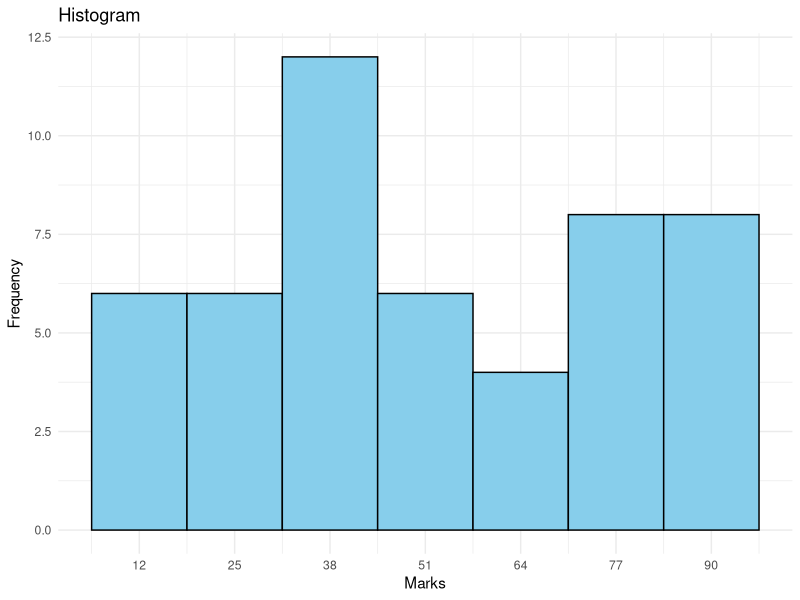
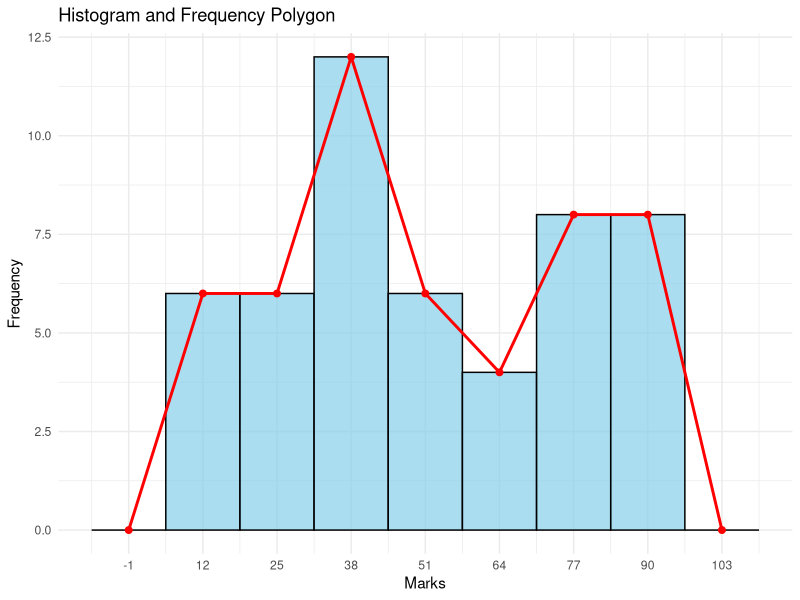
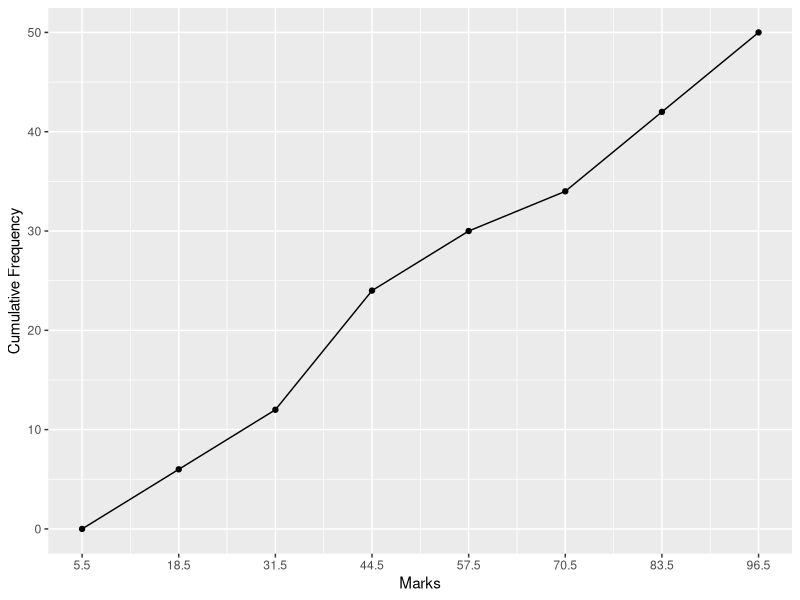

Write the R code that produced these figures, in order.
## ---- chunk 1
library(knitr)
library(kableExtra)
set.seed(1)
marks <- round(runif(50, 0, 100),0)
matrix_data <- matrix(marks, ncol = 10, byrow = TRUE)
kable(matrix_data) |>
  kable_styling()

## ---- chunk 2
smarks <- sort(round(runif(50, 0, 100),0))
smatrix_data <- matrix(smarks, ncol = 10, byrow = TRUE)
kable(smatrix_data) |>
  kable_styling()
## ---- chunk 3
kable(smatrix_data) |>
  kable_styling()
## ---- chunk 4
df = data.frame(CL = c("6-18", "19-31", "32-44", "45-57", "58-70", "71-83", "84-96"))
df |> kable()
## ---- chunk 5
df = data.frame(CL = c("6-18", "19-31", "32-44", "45-57", "58-70", "71-83", "84-96"),Tally = c("", "", "", "","", "", ""), Frequency= c(6, 6, 12, 6, 4, 8, 8))
df |> kable()
## ---- chunk 6
df = data.frame(CL = c("6-18", "19-31", "32-44", "45-57", "58-70", "71-83", "84-96"),
                Boundaries = c("5.5-18.5", "18.5-31.5", "31.5-44.5", "44.5-57.5", "57.5-70.5", "70.5-83.5", "83.5-96.5"),
                
            Frequency= c(6, 6, 12, 6, 4, 8, 8))
df |> kable()
## ---- chunk 7
df = data.frame(CL = c("6-18", "19-31", "32-44", "45-57", "58-70", "71-83", "84-96"),
                Boundaries = c("(5.5, 18.5]", "(18.5, 31.5]", "(31.5, 44.5]", "(44.5, 57.5]", "(57.5, 70.5]", "(70.5, 83.5]", "(83.5, 96.5]"),
                
            Frequency= c(6, 6, 12, 6, 4, 8, 8))
df |> kable()
## ---- chunk 8
df = data.frame(CL = c("6-18", "19-31", "32-44", "45-57", "58-70", "71-83", "84-96"),
                Boundaries = c("5.5-18.5", "18.5-31.5", "31.5-44.5", "44.5-57.5", "57.5-70.5", "70.5-83.5", "83.5-96.5"), 
                Mid_point = c(12, 25, 38, 51, 64, 77, 90),
                
            Frequency= c(6, 6, 12, 6, 4, 8, 8))
df |> kable()
## ---- chunk 9
# Create data frame
data <- data.frame(
  CL = c("6-18", "19-31", "32-44", "45-57", "58-70", "71-83", "84-96"),
  Lower_Boundary = c(5.5, 18.5, 31.5, 44.5, 57.5, 70.5, 83.5),
  Upper_Boundary = c(18.5, 31.5, 44.5, 57.5, 70.5, 83.5, 96.5),
  Mid_point = c(12, 25, 38, 51, 64, 77, 90),
  Frequency = c(6, 6, 12, 6, 4, 8, 8)
)
# Load ggplot2
library(ggplot2)

# Create histogram plot
ggplot(data, aes(x = Mid_point, y = Frequency)) +
  geom_bar(stat = "identity", width = 13, col="black", fill="skyblue") +
  scale_x_continuous(breaks = data$Mid_point, labels = data$Mid_point) +
  labs(title = "Histogram", x = "Marks", y = "Frequency") +
  theme_minimal()

## ---- chunk 10
# Load ggplot2
library(ggplot2)
data <- data.frame(
  CL = c("","6-18", "19-31", "32-44", "45-57", "58-70", "71-83", "84-96", ""),
  Lower_Boundary = c(-7.5, 5.5, 18.5, 31.5, 44.5, 57.5, 70.5, 83.5, 96.5),
  Upper_Boundary = c(5.5, 18.5, 31.5, 44.5, 57.5, 70.5, 83.5, 96.5, 109.5),
  Mid_point = c(-1, 12, 25, 38, 51, 64, 77, 90, 103),
  Frequency = c(0,6, 6, 12, 6, 4, 8, 8, 0)
)
# Create histogram and frequency polygon plot
ggplot(data, aes(x = Mid_point, y = Frequency)) +
  geom_bar(stat = "identity", width = 13, fill = "skyblue", alpha = 0.7, col="black") +
  geom_line(aes(group = 1), color = "red", size = 1) +
  geom_point(color = "red", size = 2) +
  scale_x_continuous(breaks = data$Mid_point, labels = data$Mid_point) +
  labs(title = "Histogram and Frequency Polygon", x = "Marks", y = "Frequency") +
  theme_minimal()

## ---- chunk 11
data |> kable()
## ---- chunk 12
data2 <- data.frame(
  Marks = c(5.5, 18.5, 31.5, 44.5, 57.5, 70.5, 83.5, 96.5),
  Cumulative_Frequency = c(0,6, 12, 24, 30, 34, 42, 50)
)
data2|>kable()
## ---- chunk 13
ggplot(data2, aes(x=Marks, y=Cumulative_Frequency)) +
  geom_point() + geom_line() +
  scale_x_continuous(breaks = data2$Marks, labels = data2$Marks) + ylab("Cumulative Frequency")
## ---- chunk 14
set.seed(8)
dd <- round(rnorm(80, mean=10, sd=10), 0)
ddmat <- matrix(dd, ncol=10)
 kable(ddmat) |>   kable_styling()
